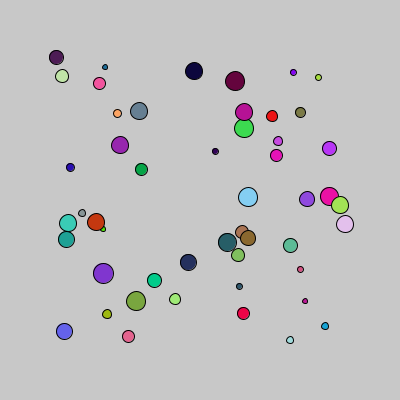
Frame 1 (no input)
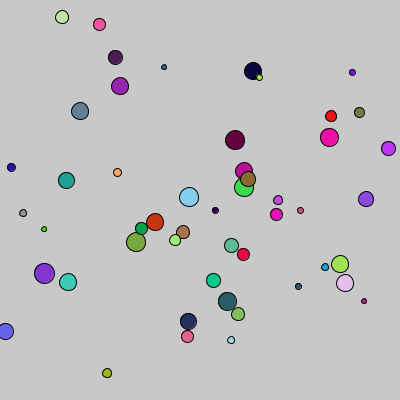
Frame 60 (the mouse pressed at the canvas centre just before this capture)
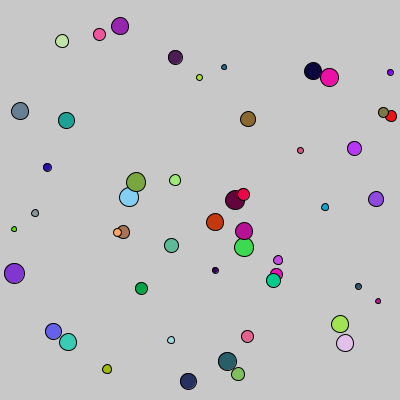
Frame 120 (the mouse held since frame 60 and released just before this capture)

The Processing sketch that drew these frames (run headless with seeded random() and noise(); from frame 60 on, the mouse is pressed at the canvas centre):

// Processing sketch: elipses_sin_objetos
// ── elipses_sin_objetos.pde
int cant = 50;
int posX[] = new int [cant];
int posY[] = new int [cant];
int tam[] = new int [cant];
color colores[] = new color [cant];
int dir[] = new int [cant];

void setup(){
  size(400,400);
  for(int i = 0; i<cant;i++){
    posX[i] = round(random(50, width-50));
    posY[i] = round(random(50, height-50));
    tam[i] = round(random(5, 20));
    colores[i] = color(random(0,255),random(0,255),random(0,255));
    dir[i] = floor(random(0,4));
  }
}

void draw(){
  background(200);
  for(int i = 0; i<cant;i++){
    dibujarObjeto(i);
    moverObjeto(i);
  }
}

// ── dibujar.pde
void dibujarObjeto(int i){
  fill(colores[i]);
  ellipse(posX[i], posY[i], tam[i], tam[i]);
}

void moverObjeto(int i){
  if(dir[i] == 0){
    posX[i]++;
    if(posX[i]>width){
      dir[i] = 2;
    }
  }else if(dir[i] == 1){
    posY[i]++;
    if(posY[i]>height){
      dir[i] = 3;
    }
  }else if(dir[i] == 2){
    posX[i]--;
    if(posX[i]<0){
      dir[i] = 0;
    }
  }else if(dir[i] == 3){
    posY[i]--;
    if(posY[i]<0){
      dir[i] = 1;
    }
  }
  
  
}
